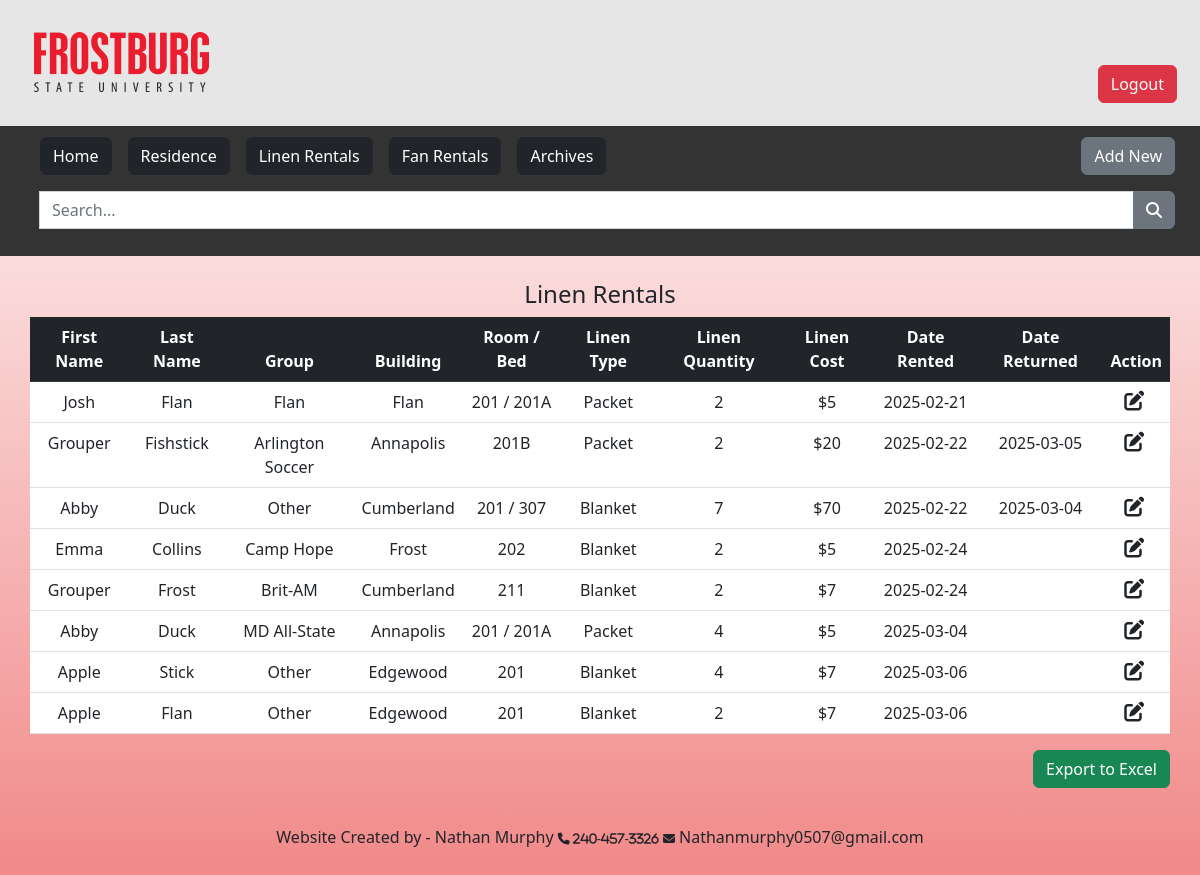
Page /linen.php on the earlier database version.
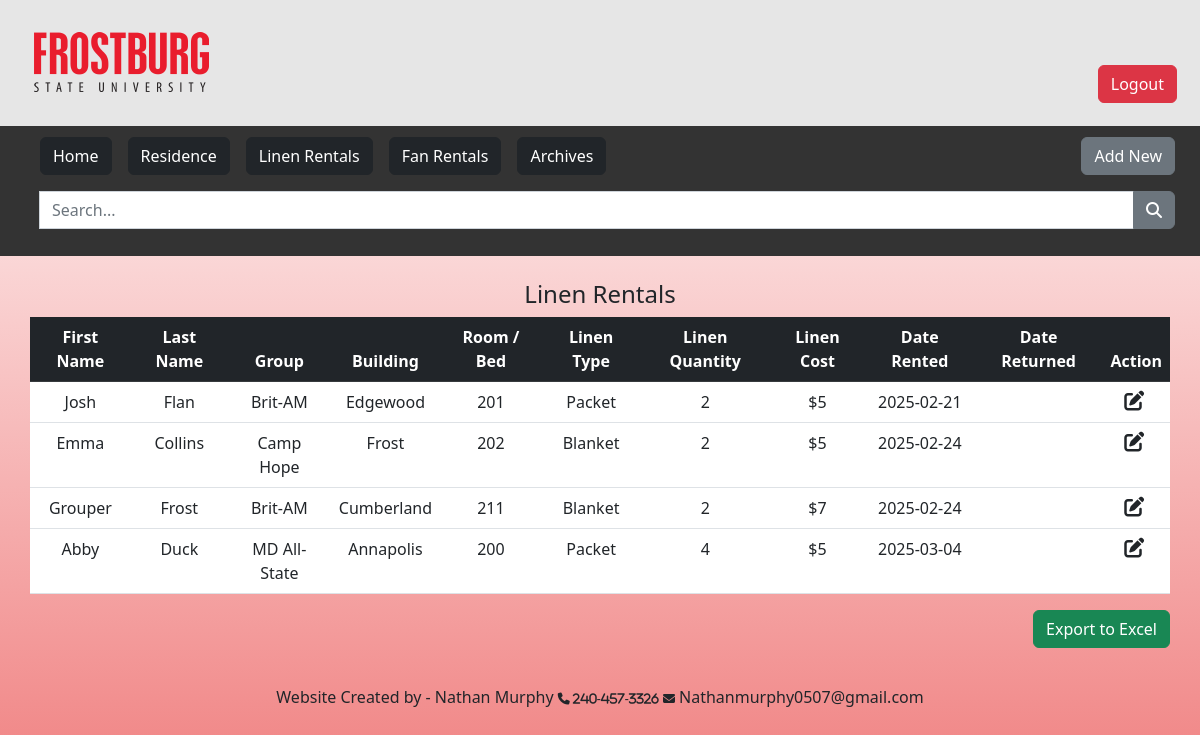
Same page on the later database version.
### tables this page shows
CREATE TABLE IF NOT EXISTS `linens` (
  `id` int(11) NOT NULL AUTO_INCREMENT,
  `resident_id` int(11) DEFAULT NULL,
  `first_name` varchar(255) DEFAULT NULL,
  `last_name` varchar(255) DEFAULT NULL,
  `building` varchar(255) DEFAULT NULL,
  `room` varchar(255) DEFAULT NULL,
  `group` varchar(255) DEFAULT NULL,
  `linen_type` varchar(255) DEFAULT NULL,
  `linen_quantity` varchar(255) DEFAULT NULL,
  `linen_cost` varchar(255) DEFAULT NULL,
  `linen_date_rented` date DEFAULT NULL,
  `linen_date_returned` date DEFAULT NULL,
  PRIMARY KEY (`id`),
  KEY `fk_resident_id` (`resident_id`)
);

### linen.php (the view, shortened to what the changed rows need)
<?php
include "db_conn.php";
$search = "";
if (isset($_GET['search'])) {
    $search = mysqli_real_escape_string($conn, $_GET['search']);
    $sql = "SELECT co.id as resident_id, co.first_name, co.last_name, co.building, co.room, co.`group`, l.first_name, l.last_name, l.building, l.room, l.`group`, l.linen_type, l.linen_quantity, l.linen_cost, l.linen_date_rented, l.linen_date_returned
            FROM `linens` l
            LEFT JOIN `checkin-out` co ON co.id = l.resident_id
            WHERE (co.first_name LIKE '%$search%' OR
                   co.last_name LIKE '%$search%' OR
                   co.building LIKE '%$search%' OR
                   co.room LIKE '%$search%' OR
                   co.`group` LIKE '%$search%' OR
                   l.first_name LIKE '%$search%' OR
                   l.last_name LIKE '%$search%' OR
                   l.building LIKE '%$search%' OR
                   l.room LIKE '%$search%' OR
                   l.`group` LIKE '%$search%' OR
                   l.linen_type LIKE '%$search%' OR
                   l.linen_quantity LIKE '%$search%' OR
                   l.linen_cost LIKE '%$search%' OR
                   l.linen_date_rented LIKE '%$search%' OR
                   l.linen_date_returned LIKE '%$search%')";
} else {
    $sql = "SELECT co.id as resident_id, co.first_name, co.last_name, co.building, co.room, co.`group`, l.first_name, l.last_name, l.building, l.room, l.`group`, l.linen_type, l.linen_quantity, l.linen_cost, l.linen_date_rented, l.linen_date_returned
            FROM `linens` l
            LEFT JOIN `checkin-out` co ON co.id = l.resident_id
            WHERE l.linen_date_rented IS NOT NULL";
}
$result = mysqli_query($conn, $sql);
function highlight_search_result($text, $search) {
    return $text;
}
?>
<!DOCTYPE html>
<html lang="en">
<head>
    <link rel="stylesheet" href="homepage.css">
    <link href="https://cdn.jsdelivr.net/npm/bootstrap@5.2.3/dist/css/bootstrap.min.css" rel="stylesheet">
    <link rel="stylesheet" href="https://cdnjs.cloudflare.com/ajax/libs/font-awesome/6.4.0/css/all.min.css" />
</head>
<body>
    <div class="column middle mt-4">
        <table class="table table-hover text-center">
            <thead class="table-dark">
                <tr>
                    <th scope="col">First Name</th>
                    <th scope="col">Last Name</th>
                    <th scope="col">Group</th>
                    <th scope="col">Building</th>
                    <th scope="col">Room / Bed</th>
                    <th scope="col">Linen Type</th>
                    <th scope="col">Linen Quantity</th>
                    <th scope="col">Linen Cost</th>
                    <th scope="col">Date Rented</th>
                    <th scope="col">Date Returned</th>
                    <th scope="col">Action</th>
                </tr>
            </thead>
            <tbody style="background-color:#ffffff">
                <?php while ($row = mysqli_fetch_assoc($result)): ?>
                <tr>
                    <td><?php echo highlight_search_result($row['first_name'], $search); ?></td>
                    <td><?php echo highlight_search_result($row['last_name'], $search); ?></td>
                    <td><?php echo highlight_search_result($row['group'], $search); ?></td>
                    <td><?php echo highlight_search_result($row['building'], $search); ?></td>
                    <td><?php echo highlight_search_result($row['room'], $search); ?></td>
                    <td><?php echo highlight_search_result($row['linen_type'], $search); ?></td>
                    <td><?php echo highlight_search_result($row['linen_quantity'], $search); ?></td>
                    <td><?php echo highlight_search_result($row['linen_cost'], $search); ?></td>
                    <td><?php echo highlight_search_result($row['linen_date_rented'], $search); ?></td>
                    <td><?php echo highlight_search_result($row['linen_date_returned'], $search); ?></td>
                    <td>
                        <a href="edit_linen.php?id=<?php echo $row['resident_id']; ?>"><i class="fa-solid fa-pen-to-square fs-5 me-1 link-dark"></i></a>
                    </td>
                </tr>
                <?php endwhile; ?>
            </tbody>
        </table>
    </div>
</body>
</html>

Differences in the rows shown:
removed linens: first_name "Grouper", last_name "Fishstick", group "Arlington Soccer", building "Annapolis", room "201B", linen_type "Packet", linen_quantity "2", linen_cost "$20", linen_date_rented "2025-02-22", linen_date_returned "2025-03-05"
removed linens: first_name "Abby", last_name "Duck", group "Other", building "Cumberland", room "201 / 307", linen_type "Blanket", linen_quantity "7", linen_cost "$70", linen_date_rented "2025-02-22", linen_date_returned "2025-03-04"
removed linens: first_name "Apple", last_name "Stick", group "Other", building "Edgewood", room "201", linen_type "Blanket", linen_quantity "4", linen_cost "$7", linen_date_rented "2025-03-06"
removed linens: first_name "Apple", last_name "Flan", group "Other", building "Edgewood", room "201", linen_type "Blanket", linen_quantity "2", linen_cost "$7", linen_date_rented "2025-03-06"
changed linens "Josh": group "Flan" → "Brit-AM"; building "Flan" → "Edgewood"; room "201 / 201A" → "201"
changed linens "Abby": room "201 / 201A" → "200"
